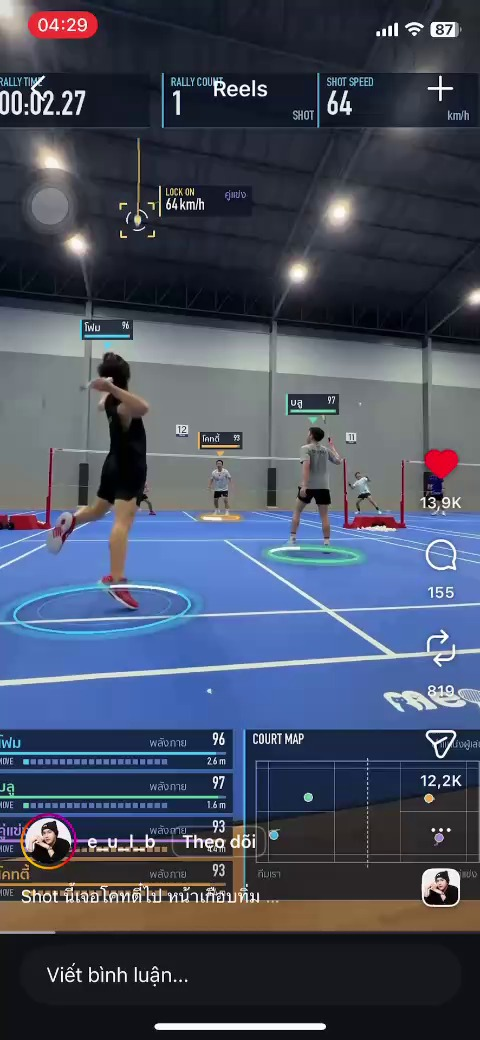
#> input picture fixtures/reference/sec_00.jpg, 480 x 1040 px
$ python -i synthetic_helpers.py   (imports and definitions only)
#> lines starting #> are read from the running program, lines starting #| are printed output that depends on the picture
#> further down, picture is the input picture: shape (1040, 480, 3); mean B, G, R 96.3, 77.8, 69.9
"""Synthetic color-filter helpers ONLY for unit tests on `synthetic_*` fixtures.

Per Plan v3 & AGENTS.md Rule 8/9:
- NEVER import or call these functions inside `ai_core/` or production code.
- Synthetic metrics do NOT count toward acceptance gates.
"""

from __future__ import annotations
from typing import Any, Dict, List, Optional, Tuple
import cv2
import numpy as np


def detect_synthetic_players(frame_bgr: np.ndarray) -> List[Dict[str, Any]]:
    b, g, r = cv2.split(frame_bgr.astype(np.int16))
    is_outer = (b < 55) & (g < 65) & (r < 55)
    is_court = (np.abs(b - 68) < 30) & (np.abs(g - 125) < 30) & (np.abs(r - 52) < 30)
    mask = ((~(is_outer | is_court)).astype(np.uint8)) * 255
    kernel = cv2.getStructuringElement(cv2.MORPH_RECT, (7, 15))
    opened = cv2.morphologyEx(mask, cv2.MORPH_OPEN, kernel)
    num_labels, _labels, stats, _centroids = cv2.connectedComponentsWithStats(opened)

    dets: List[Dict[str, Any]] = []
    for lbl in range(1, num_labels):
        x, y, w, h, area = stats[lbl]
        if area < 160 or h < 24 or w > 90:
            continue
        bbox = [float(x), float(y), float(x + w), float(y + h)]
        cx = x + w * 0.5
        by = y + h
        kps = [[0.0, 0.0, 0.0]] * 15 + [[cx - 4.0, by - 1.0, 0.92], [cx + 4.0, by - 1.0, 0.92]]
        dets.append({"raw_track_id": lbl, "bbox_px": bbox, "keypoints": kps, "conf": 0.93})
    return dets


def detect_synthetic_shuttle(
    frame_bgr: np.ndarray,
    prev_bgr: Optional[np.ndarray] = None,
    *_args: Any,
    **_kwargs: Any,
) -> Dict[str, Any]:
    b, g, r = cv2.split(frame_bgr.astype(np.int16))
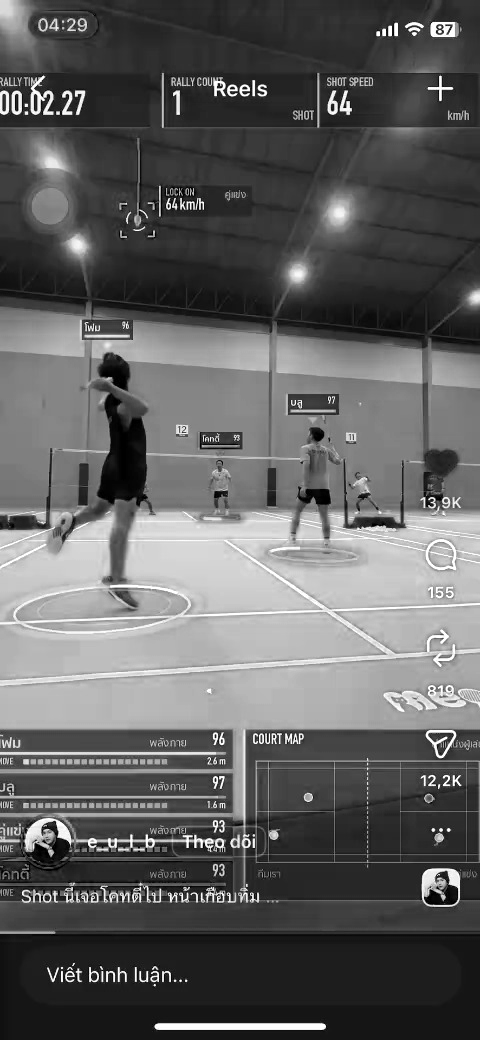
#> b: shape (1040, 480) int16; min 0, max 255, mean 96.3
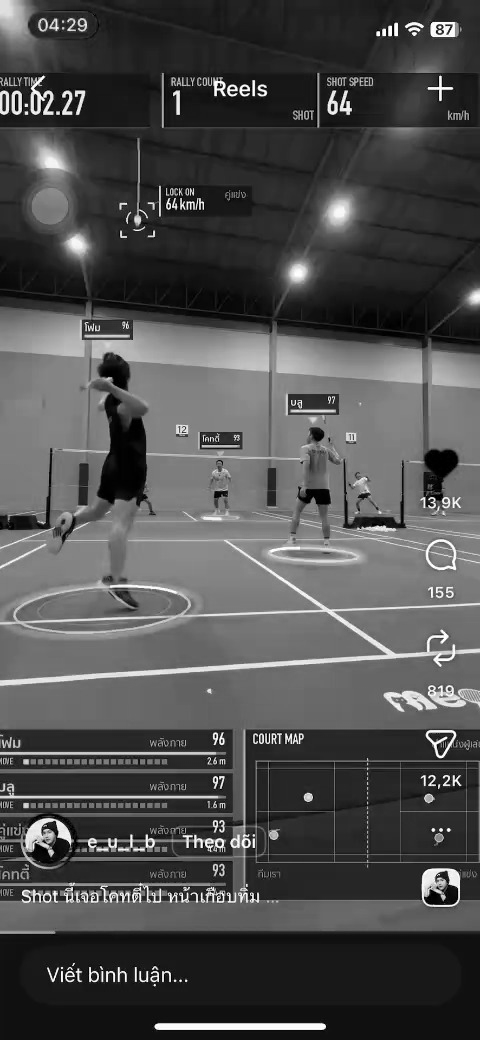
#> g: shape (1040, 480) int16; min 0, max 255, mean 77.8
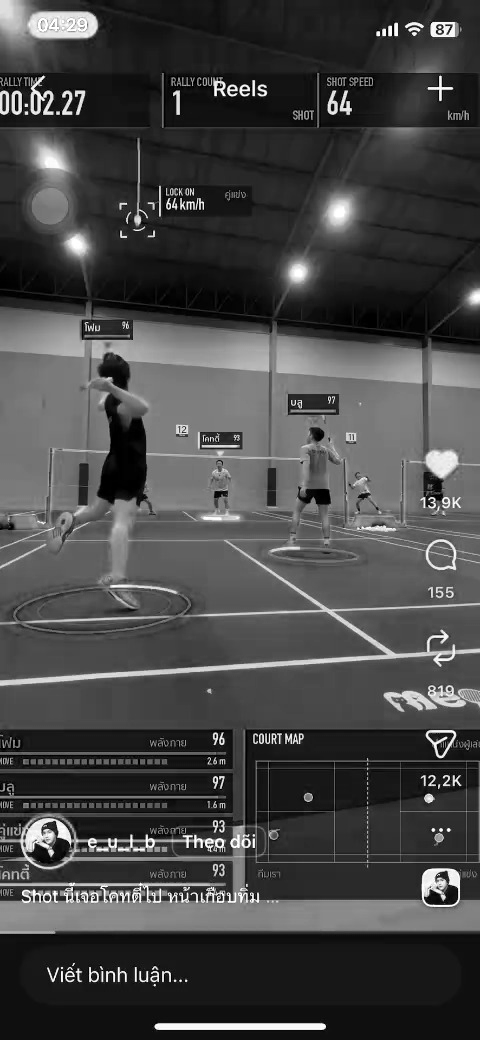
#> r: shape (1040, 480) int16; min 0, max 255, mean 69.9
    yellow_mask = ((r > 220) & (g > 220) & (b < 80)).astype(np.uint8) * 255
#> yellow_mask: shape (1040, 480); every value is 0
    if prev_bgr is not None:
        diff_y = cv2.absdiff(frame_bgr, prev_bgr)
        motion_y = (np.max(diff_y, axis=2) > 25).astype(np.uint8) * 255
        yellow_mask = cv2.bitwise_and(yellow_mask, motion_y)

    num_y, _ly, stats_y, cent_y = cv2.connectedComponentsWithStats(yellow_mask)
#> _ly: shape (1040, 480) int32; every value is 0
#> num_y = 1; stats_y = [[0, 0, 480, 1040, 499200]]; cent_y = [[239.5, 519.5]]
    best_y: Optional[Tuple[float, float]] = None
    best_area_y = 0
    for lbl in range(1, num_y):
        area = int(stats_y[lbl, cv2.CC_STAT_AREA])
        if 6 <= area <= 180 and area > best_area_y:
            best_area_y = area
            best_y = (round(float(cent_y[lbl][0]), 2), round(float(cent_y[lbl][1]), 2))
#> after the loop, best_area_y = 0
    if best_y is not None:
        return {"x_px": best_y[0], "y_px": best_y[1], "visible": True, "conf": 0.90}
    return {"x_px": None, "y_px": None, "visible": False, "conf": 0.0}

>>> import cv2
>>> picture = cv2.imread('../fixtures/reference/sec_00.jpg')
>>> result = detect_synthetic_shuttle(picture)
#> result = 4 items

$ run again, on fixtures/reference/sec_01.jpg
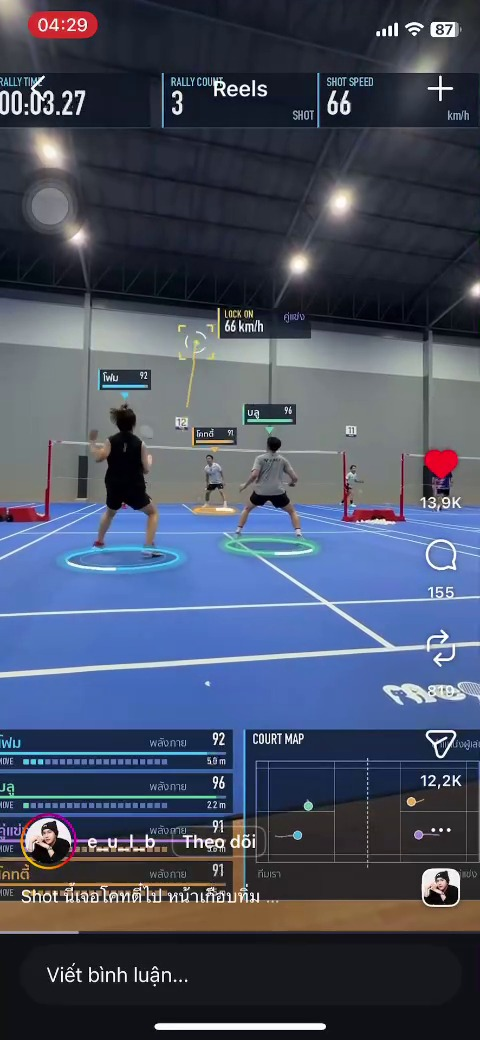
#> input picture fixtures/reference/sec_01.jpg, 480 x 1040 px
#> picture is the input picture: shape (1040, 480, 3); mean B, G, R 98.7, 79.2, 71.2
#> in detect_synthetic_shuttle, `b, g, r = cv2.split(frame_bgr.astype(np.int16))`:
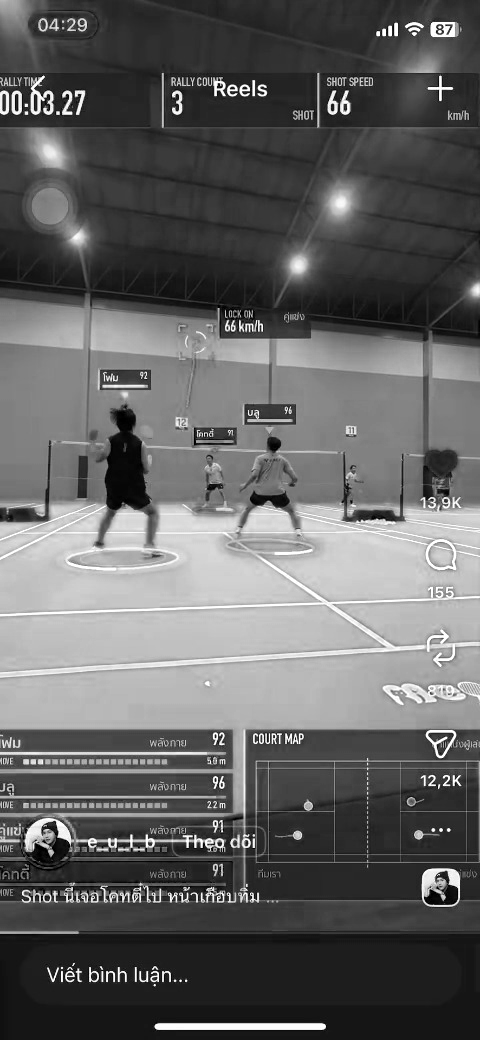
#> b: shape (1040, 480) int16; min 0, max 255, mean 98.7
#> in detect_synthetic_shuttle, `b, g, r = cv2.split(frame_bgr.astype(np.int16))`:
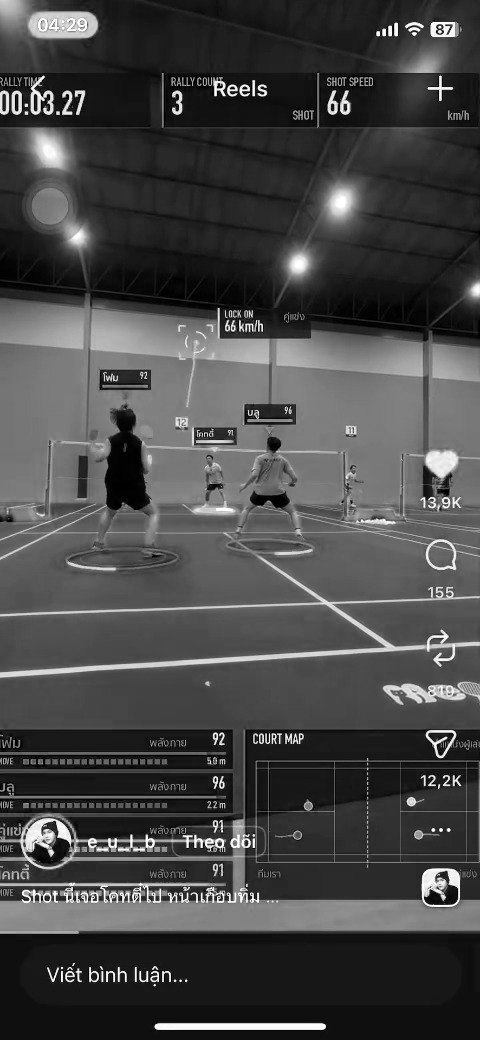
#> r: shape (1040, 480) int16; min 0, max 255, mean 71.2
#> yellow_mask: shape (1040, 480); every value is 0
#> _ly: shape (1040, 480) int32; every value is 0
#> num_y = 1; stats_y = [[0, 0, 480, 1040, 499200]]; cent_y = [[239.5, 519.5]]
#> after the loop in detect_synthetic_shuttle, `for lbl in range(1, num_y):`: best_area_y = 0
#> result = 4 items

$ run again, on fixtures/reference/sec_02.jpg
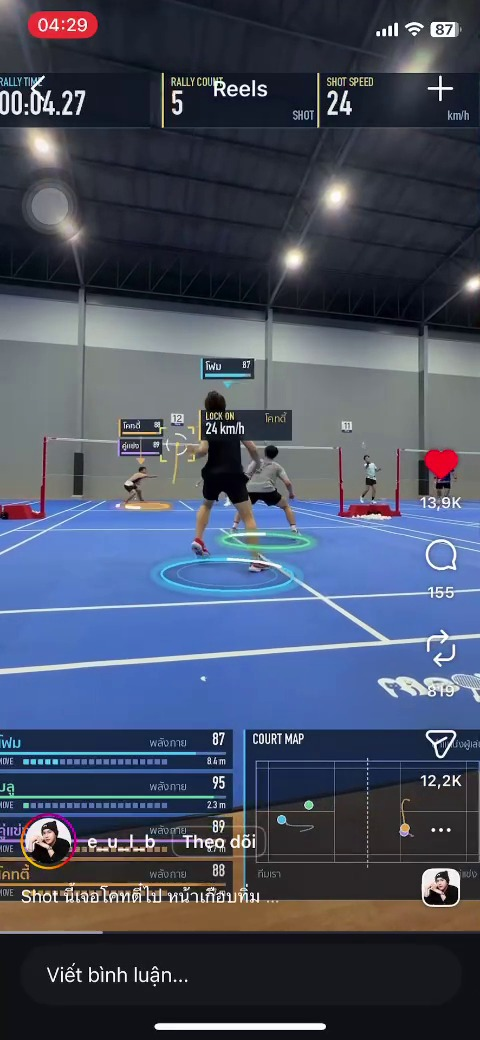
#> input picture fixtures/reference/sec_02.jpg, 480 x 1040 px
#> picture is the input picture: shape (1040, 480, 3); mean B, G, R 98.4, 79.2, 71.1
#> in detect_synthetic_shuttle, `b, g, r = cv2.split(frame_bgr.astype(np.int16))`:
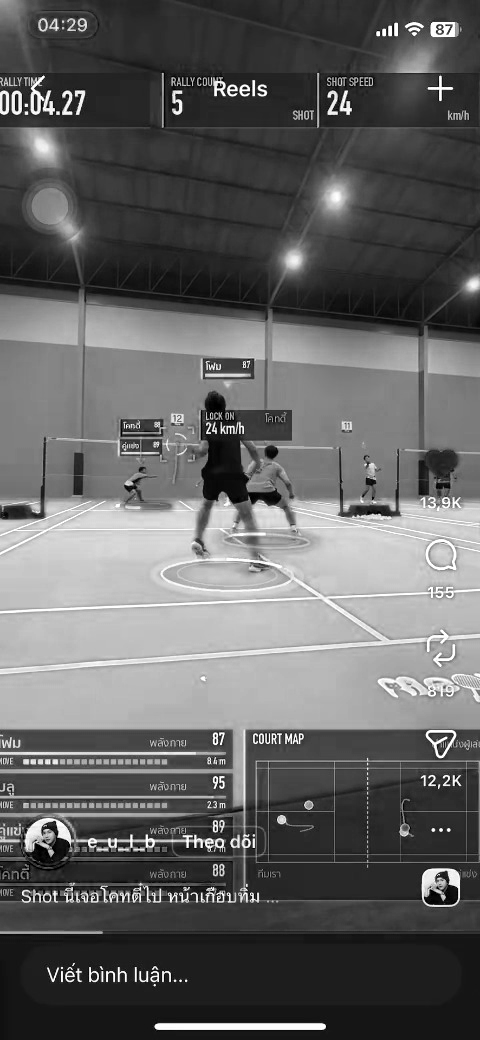
#> b: shape (1040, 480) int16; min 0, max 255, mean 98.4
#> in detect_synthetic_shuttle, `b, g, r = cv2.split(frame_bgr.astype(np.int16))`:
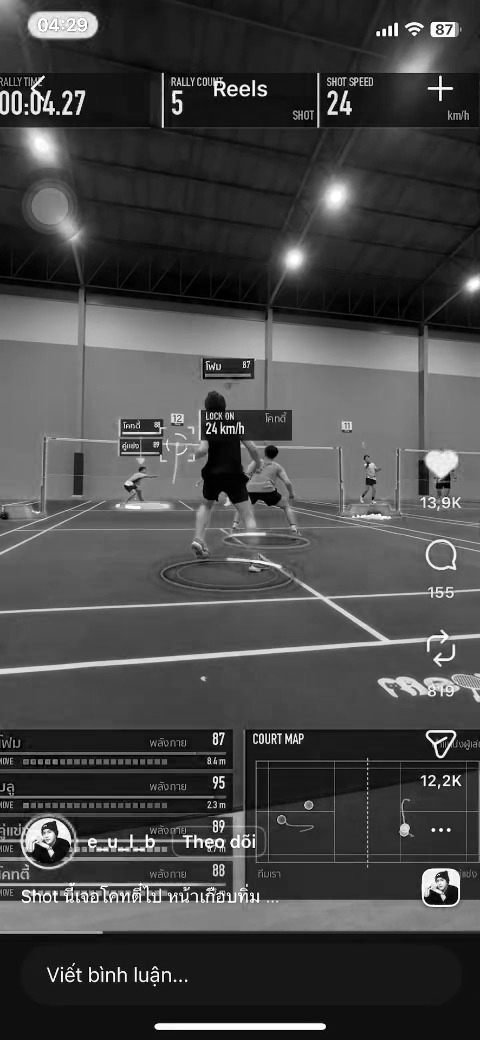
#> r: shape (1040, 480) int16; min 0, max 255, mean 71.1
#> yellow_mask: shape (1040, 480); every value is 0
#> _ly: shape (1040, 480) int32; every value is 0
#> num_y = 1; stats_y = [[0, 0, 480, 1040, 499200]]; cent_y = [[239.5, 519.5]]
#> after the loop in detect_synthetic_shuttle, `for lbl in range(1, num_y):`: best_area_y = 0
#> result = 4 items

$ run again, on fixtures/reference/sec_03.jpg
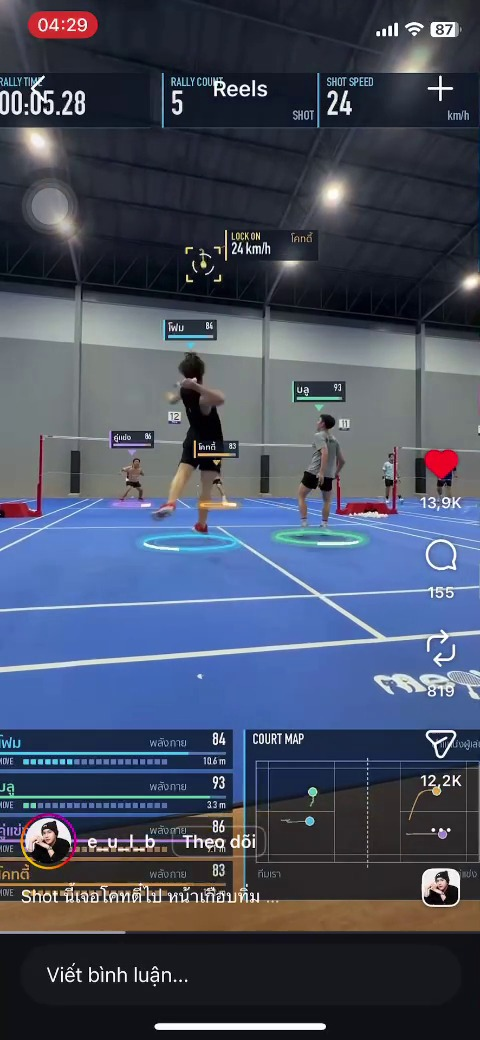
#> input picture fixtures/reference/sec_03.jpg, 480 x 1040 px
#> picture is the input picture: shape (1040, 480, 3); mean B, G, R 97.2, 78, 70.1
#> in detect_synthetic_shuttle, `b, g, r = cv2.split(frame_bgr.astype(np.int16))`:
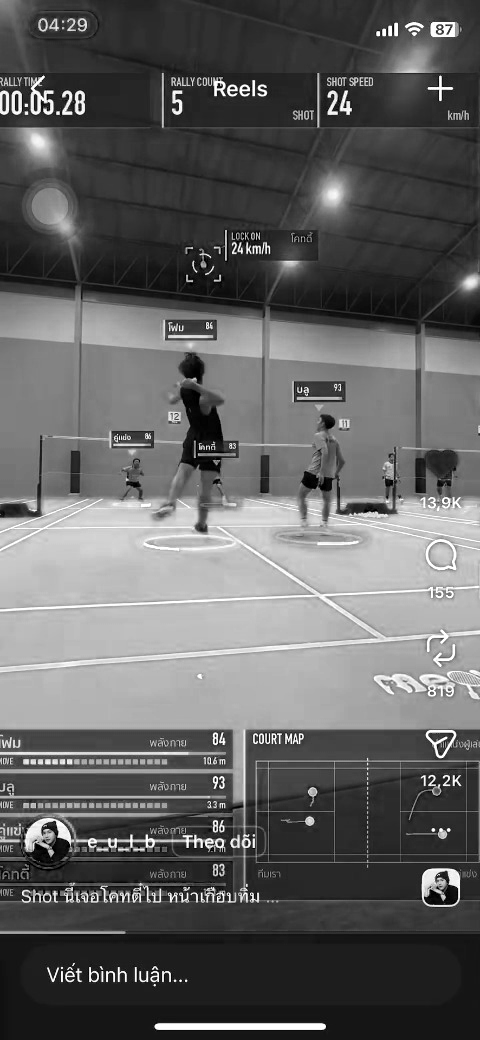
#> b: shape (1040, 480) int16; min 0, max 255, mean 97.2
#> in detect_synthetic_shuttle, `b, g, r = cv2.split(frame_bgr.astype(np.int16))`:
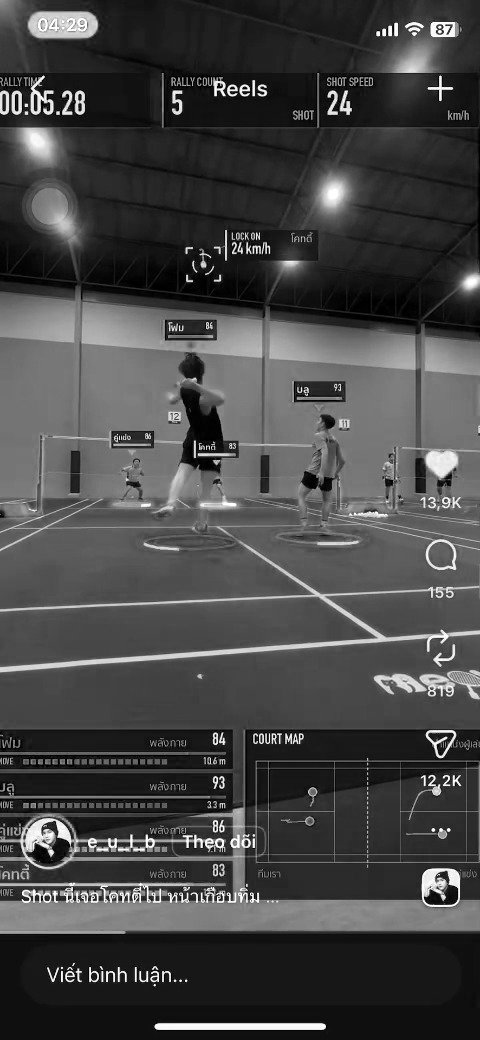
#> r: shape (1040, 480) int16; min 0, max 255, mean 70.1
#> yellow_mask: shape (1040, 480); every value is 0
#> _ly: shape (1040, 480) int32; every value is 0
#> num_y = 1; stats_y = [[0, 0, 480, 1040, 499200]]; cent_y = [[239.5, 519.5]]
#> after the loop in detect_synthetic_shuttle, `for lbl in range(1, num_y):`: best_area_y = 0
#> result = 4 items
